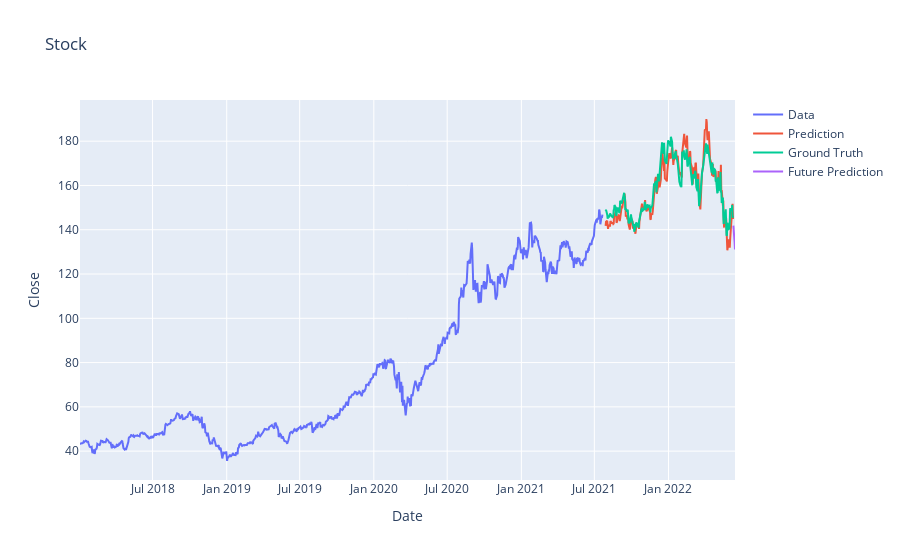
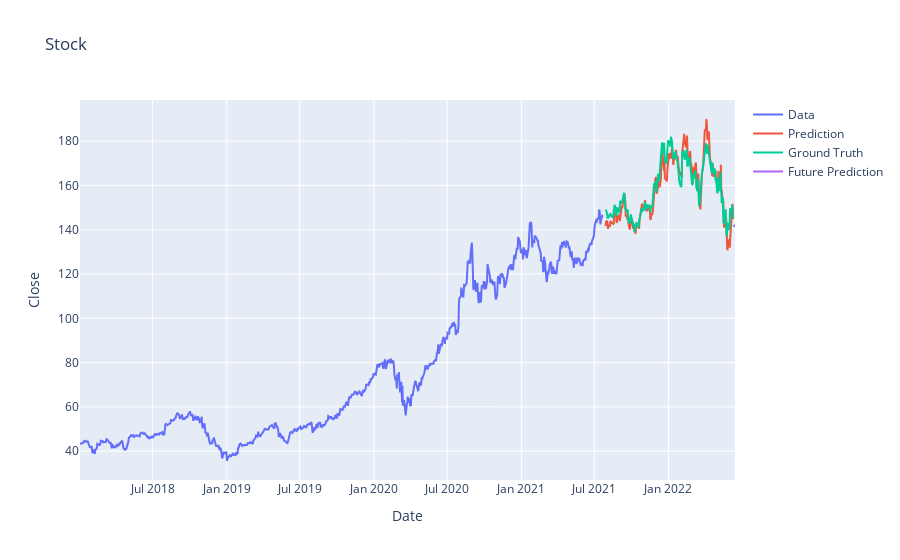

Notebook code cell kept with these figures, in order:
### Code cell
# while run == True:
#     for _ in range(num_trials):

run = True
num_trials = 2
mae_list = []
forecast_list = []
i = 1

while run == True:
    for _ in range(num_trials):
        for train, test in kfold.split(X,y):
            print(i)
            i += 1

            train_X, test_X, train_y, test_y = train_test_split(X, y, test_size = 1/5, random_state = 0,shuffle=False)
            train_X = train_X.reshape(-1, 1, train_X.shape[1])
            test_X  = test_X.reshape(-1, 1, test_X.shape[1])
            train_y = train_y.reshape(-1, 1, train_y.shape[1])
            test_y = test_y.reshape(-1, 1, test_y.shape[1])


            model = Sequential()

            model.add(
                LSTM(50,
                    activation='relu'))
                    #return_sequences=True,)
    #         )
            model.add(Dropout(0.2))
            # model.add(LSTM(128, return_sequences=True, input_shape= (date_train.shape[0], 1)))
            # model.add(LSTM(64, return_sequences=False))
            # model.add(Dense(25))
            model.add(Dense(units=1))
            model.compile(optimizer='adam', loss='mse')

            history = model.fit(train_X, train_y, epochs=num_epochs, batch_size=batch_size, verbose=0, validation_data=(test_X, test_y))

            yhat = model.predict(test_X)
            yhat_df = pd.DataFrame(yhat)
            yhat_df.index = close_data_df.index[split-3:]
            yhat_df.columns = ['Close']
            # print(yhat_df)

            new_test_X = test_X.reshape((test_X.shape[0], test_X.shape[2]))
            inv_yhat = np.concatenate((yhat_df, new_test_X[:,1:scaled_df.shape[1]]), axis=1)
            inv_yhat = scaler.inverse_transform(inv_yhat)
            # print('\nHead of "inv_yhat":\n',inv_yhat[:5])

            test_y = test_y.reshape((test_X.shape[0], test_X.shape[1]))
            inv_testy = np.hstack([test_y,np.zeros(test_y.shape)])
            inv_testy = scaler.inverse_transform(inv_testy)
            inv_testy = inv_testy[:,:1]
            # print('\nHead of "inv_testy":\n',inv_testy[:5])

            train = train_y.reshape(train_y.shape[0],1)
            train = np.hstack([train, np.zeros(train.shape)])
            train = scaler.inverse_transform(train)
        #     train = np.delete(train,[1,scaled_df.shape[1]],1)
            train = train[:,:1]
            train = train.reshape((-1))
            test = inv_testy.reshape((-1))
            prediction = inv_yhat[:,:1]
            prediction = prediction.reshape((-1))

            forecast = (predict(num_prediction, model))
            forecast = forecast.reshape(num_prediction + 2,forecast.shape[2])
        #     forecast = np.delete(forecast,slice(-(close_data_df.shape[1] - scaled_df.shape[1]),forecast.shape[1]),1)
            forecast = np.delete(forecast,slice(scaled_df.shape[1],forecast.shape[1]),1)
            #print(close_data_df.shape[1] - scaled_df.shape[1])
            forecast = scaler.inverse_transform(forecast)
            forecast = np.delete(forecast,slice(1,forecast.shape[1]),1)
            forecast = forecast.reshape((-1))
            forecast_list = np.append(forecast_list,np.array([forecast]))

            score = mean_absolute_error(test, prediction)
            mae_list.append(score)


        var_list = []
        for i in range(forecast_5days.shape[0]):
            var = variance(forecast_5days[i])
            var_list.append(var)
    #     print(min(var_list))
    if min(var_list) > 10:
        run = True
    else:
        run = False
        print(
            '\nMinimum of mae: ',min(mae_list),
            '\nAverage of mae: ',(sum(mae_list) - max(mae_list))/(len(mae_list) - 1),
            '\nMaximum of mae: ',max(mae_list)
        )

        forecast_list = np.reshape(forecast_list,[num_trials*5,num_prediction + 2])
        forecast_5days = forecast_list[:,2:7]

        var = np.var(forecast_5days,axis = 1)
        maxindex = np.argmax(var)
    #     forecast_5days = np.delete(forecast_5days,maxindex,0)
        print(forecast_5days)

        small_var_prediction = forecast_5days[var_list.index(min(var_list))]
        print('\nPrediction with smallest variance: ',small_var_prediction)
        print('mae: ',mae_list[var_list.index(min(var_list))])
        forecast_dates = predict_dates(num_prediction)
        trace1 = go.Scatter(
            x=date_train,
            y=train,
            mode='lines',
            name='Data'
        )
        trace2 = go.Scatter(
            x=date_test,
            y=prediction,
            mode='lines',
            name='Prediction'
        )
        trace3 = go.Scatter(
            x=date_test,
            y=test,
            mode='lines',
            name='Ground Truth'
        )
        layout = go.Layout(
            title="Stock",
            xaxis={'title': "Date"},
            yaxis={'title': "Close"}
        )
        trace4 = go.Scatter(
            x=forecast_dates,
            y=small_var_prediction,
            mode='lines',
            name='Future Prediction'
        )
        fig = go.Figure(data=[trace1, trace2, trace3, trace4], layout=layout)
        fig.show()

        small_mae_prediction = forecast_5days[mae_list.index(min(mae_list))]
        print('\nPrediction with best mae: ',small_mae_prediction)
        print('mae: ',min(mae_list))

        trace4 = go.Scatter(
            x=forecast_dates,
            y=small_mae_prediction,
            mode='lines',
            name='Future Prediction'
        )
        fig = go.Figure(data=[trace1, trace2, trace3, trace4], layout=layout)
        fig.show()

### Figure 1 — Plotly figure (JSON) as saved in the notebook; plotly's stock layout.template omitted (floating-point values rounded to 4 significant figures; data arrays with more than 128 entries replaced by an {"elided": "..."} marker saying what was removed)
{"data": [{"mode": "lines", "name": "Data", "type": "scatter", "x": {"elided": "898 str values"}, "y": {"elided": "894 float values"}}, {"mode": "lines", "name": "Prediction", "type": "scatter", "x": {"elided": "220 str values"}, "y": {"elided": "224 float values"}}, {"mode": "lines", "name": "Ground Truth", "type": "scatter", "x": {"elided": "220 str values"}, "y": {"elided": "224 float values"}}, {"mode": "lines", "name": "Future Prediction", "type": "scatter", "x": ["2022-06-11T00:00:00", "2022-06-12T00:00:00", "2022-06-13T00:00:00", "2022-06-14T00:00:00", "2022-06-15T00:00:00", "2022-06-16T00:00:00", "2022-06-17T00:00:00", "2022-06-18T00:00:00", "2022-06-19T00:00:00", "2022-06-20T00:00:00"], "y": [141.9, 140.3, 137.7, 134.3, 131.0]}], "layout": {"title": {"text": "Stock"}, "xaxis": {"title": {"text": "Date"}}, "yaxis": {"title": {"text": "Close"}}}}

### Figure 2 — Plotly figure (JSON) as saved in the notebook; plotly's stock layout.template omitted (floating-point values rounded to 4 significant figures; data arrays with more than 128 entries replaced by an {"elided": "..."} marker saying what was removed)
{"data": [{"mode": "lines", "name": "Data", "type": "scatter", "x": {"elided": "898 str values"}, "y": {"elided": "894 float values"}}, {"mode": "lines", "name": "Prediction", "type": "scatter", "x": {"elided": "220 str values"}, "y": {"elided": "224 float values"}}, {"mode": "lines", "name": "Ground Truth", "type": "scatter", "x": {"elided": "220 str values"}, "y": {"elided": "224 float values"}}, {"mode": "lines", "name": "Future Prediction", "type": "scatter", "x": ["2022-06-11T00:00:00", "2022-06-12T00:00:00", "2022-06-13T00:00:00", "2022-06-14T00:00:00", "2022-06-15T00:00:00", "2022-06-16T00:00:00", "2022-06-17T00:00:00", "2022-06-18T00:00:00", "2022-06-19T00:00:00", "2022-06-20T00:00:00"], "y": [142.1, 141.8, 141.7, 141.8, 142.3]}], "layout": {"title": {"text": "Stock"}, "xaxis": {"title": {"text": "Date"}}, "yaxis": {"title": {"text": "Close"}}}}
